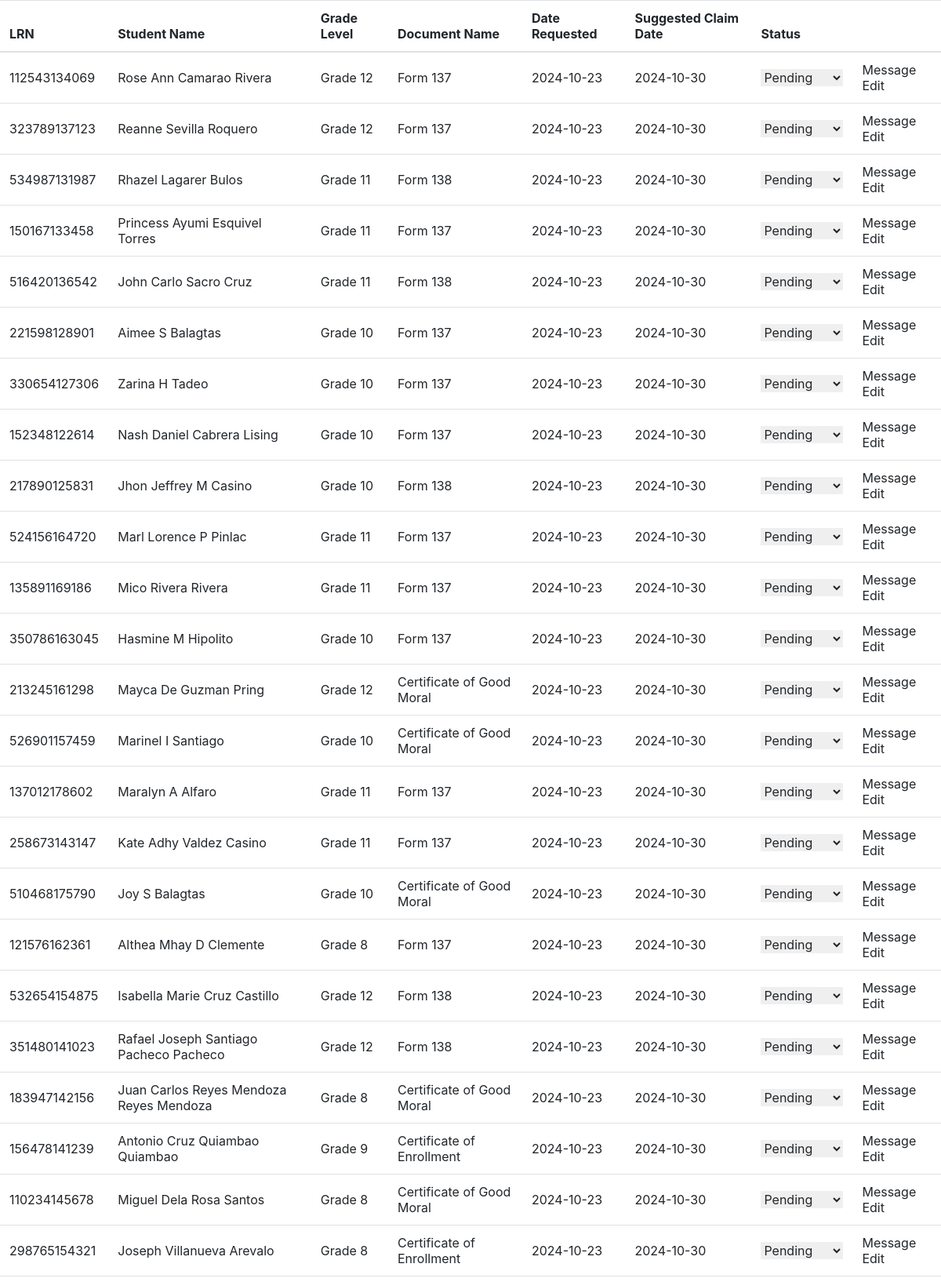
Screenshot of /backend/admin/be_admindashtable.php (upper part) with the database file from the repository.
### tables this page shows
CREATE TABLE `ezdrequesttbl` (
  `id` int(255) NOT NULL,
  `studentLRN` bigint(255) NOT NULL,
  `fullName` varchar(255) NOT NULL,
  `gradelvl` varchar(255) NOT NULL,
  `reqDoc` varchar(255) NOT NULL,
  `reqDate` date NOT NULL,
  `status` enum('pending','processing','ready','claimed') NOT NULL
);

### backend/admin/be_admindashtable.php (the view, shortened to what this page needs)
<?php
include_once("../_includes/styles.php");
include_once("../_includes/scripts.php");
try {
    include("../_conn/connection.php");
    $sql = "SELECT E.id, E.studentLRN, E.fullName, E.gradelvl, E.reqDoc, E.reqDate, E.status, S.phoneNumber FROM `ezdrequesttbl` E JOIN student_tbl S ON E.studentLRN = S.studentId WHERE E.status != 'claimed'";
    $result = mysqli_query($conn, $sql);
    if (mysqli_num_rows($result) > 0) {
        echo '<table class="table" id="documentTableStudent">
                <thead>
                    <tr>
                        <th scope="col">LRN</th>
                        <th scope="col">Student Name</th>
                        <th scope="col">Grade Level</th>
                        <th scope="col">Document Name</th>
                        <th scope="col">Date Requested</th>
                        <th scope="col">Suggested Claim Date</th>
                        <th scope="col">Status</th>
                        <th></th>
                    </tr>
                </thead>
                <tbody>';
        while ($row = mysqli_fetch_assoc($result)) {
            $reqDate = date('Y-m-d', strtotime($row['reqDate']));
            $claimDate = date('Y-m-d', strtotime($row['reqDate'] . ' +7 days'));
            $id = $row['id'];
            echo '<tr>
                    <td class="align-middle">' . htmlspecialchars($row['studentLRN']) . '</td>
                    <td class="align-middle">' . htmlspecialchars($row['fullName']) . '</td>
                    <td class="align-middle">' . htmlspecialchars($row['gradelvl']) . '</td>
                    <td class="align-middle">' . htmlspecialchars($row['reqDoc']) . '</td>
                    <td class="align-middle">' . htmlspecialchars($reqDate) . '</td>
                    <td class="align-middle">' . htmlspecialchars($claimDate) . '</td>
                    <td class="align-middle status-' . strtolower($row['status']) . '">
                        <select class="status-dropdown" data-id="' . $id . '">
                            <option value="pending" ' . ($row['status'] == 'pending' ? 'selected' : '') . '>Pending</option>
                            <option value="processing" ' . ($row['status'] == 'processing' ? 'selected' : '') . '>Processing</option>
                            <option value="ready" ' . ($row['status'] == 'ready' ? 'selected' : '') . '>Ready</option>
                            <option value="claimed" ' . ($row['status'] == 'claimed' ? 'selected' : '') . '>Claimed</option>
                        </select>
                    </td>
                    <td>
                        <a class="" href="admin_msgreq.php?phoneNumber=' . $row['phoneNumber'] . '">Message</a>
                        <a class="" href="admineditreq.php">Edit</a>
                    </td>
                 </tr>';
        }
        echo '</tbody></table>';
    } else {
        echo '<p>No requests found.</p>';
    }
} catch (Exception $e) {
    echo 'Error: ' . $e->getMessage();
}

### css/_global.css (style rules this page uses)
*, *::before, *::after { box-sizing: border-box; }

### rows the page displays
ezdrequesttbl: studentLRN "112543134069", fullName "Rose Ann Camarao Rivera", gradelvl "Grade 12", reqDoc "Form 137", reqDate "2024-10-23", reqDate "2024-10-30", status+id "Pending"
ezdrequesttbl: studentLRN "323789137123", fullName "Reanne Sevilla Roquero", gradelvl "Grade 12", reqDoc "Form 137", reqDate "2024-10-23", reqDate "2024-10-30", status+id "Pending"
ezdrequesttbl: studentLRN "534987131987", fullName "Rhazel Lagarer Bulos", gradelvl "Grade 11", reqDoc "Form 138", reqDate "2024-10-23", reqDate "2024-10-30", status+id "Pending"
ezdrequesttbl: studentLRN "150167133458", fullName "Princess Ayumi Esquivel Torres", gradelvl "Grade 11", reqDoc "Form 137", reqDate "2024-10-23", reqDate "2024-10-30", status+id "Pending"
ezdrequesttbl: studentLRN "516420136542", fullName "John Carlo Sacro Cruz", gradelvl "Grade 11", reqDoc "Form 138", reqDate "2024-10-23", reqDate "2024-10-30", status+id "Pending"
ezdrequesttbl: studentLRN "221598128901", fullName "Aimee S Balagtas", gradelvl "Grade 10", reqDoc "Form 137", reqDate "2024-10-23", reqDate "2024-10-30", status+id "Pending"
ezdrequesttbl: studentLRN "330654127306", fullName "Zarina H Tadeo", gradelvl "Grade 10", reqDoc "Form 137", reqDate "2024-10-23", reqDate "2024-10-30", status+id "Pending"
ezdrequesttbl: studentLRN "152348122614", fullName "Nash Daniel Cabrera Lising", gradelvl "Grade 10", reqDoc "Form 137", reqDate "2024-10-23", reqDate "2024-10-30", status+id "Pending"
ezdrequesttbl: studentLRN "217890125831", fullName "Jhon Jeffrey M Casino", gradelvl "Grade 10", reqDoc "Form 138", reqDate "2024-10-23", reqDate "2024-10-30", status+id "Pending"
ezdrequesttbl: studentLRN "524156164720", fullName "Marl Lorence P Pinlac", gradelvl "Grade 11", reqDoc "Form 137", reqDate "2024-10-23", reqDate "2024-10-30", status+id "Pending"
ezdrequesttbl: studentLRN "135891169186", fullName "Mico Rivera Rivera", gradelvl "Grade 11", reqDoc "Form 137", reqDate "2024-10-23", reqDate "2024-10-30", status+id "Pending"
ezdrequesttbl: studentLRN "350786163045", fullName "Hasmine M Hipolito", gradelvl "Grade 10", reqDoc "Form 137", reqDate "2024-10-23", reqDate "2024-10-30", status+id "Pending"
ezdrequesttbl: studentLRN "213245161298", fullName "Mayca De Guzman Pring", gradelvl "Grade 12", reqDoc "Certificate of Good Moral", reqDate "2024-10-23", reqDate "2024-10-30", status+id "Pending"
ezdrequesttbl: studentLRN "526901157459", fullName "Marinel I Santiago", gradelvl "Grade 10", reqDoc "Certificate of Good Moral", reqDate "2024-10-23", reqDate "2024-10-30", status+id "Pending"
ezdrequesttbl: studentLRN "137012178602", fullName "Maralyn A Alfaro", gradelvl "Grade 11", reqDoc "Form 137", reqDate "2024-10-23", reqDate "2024-10-30", status+id "Pending"
ezdrequesttbl: studentLRN "258673143147", fullName "Kate Adhy Valdez Casino", gradelvl "Grade 11", reqDoc "Form 137", reqDate "2024-10-23", reqDate "2024-10-30", status+id "Pending"
ezdrequesttbl: studentLRN "510468175790", fullName "Joy S Balagtas", gradelvl "Grade 10", reqDoc "Certificate of Good Moral", reqDate "2024-10-23", reqDate "2024-10-30", status+id "Pending"
ezdrequesttbl: studentLRN "121576162361", fullName "Althea Mhay D Clemente", gradelvl "Grade 8", reqDoc "Form 137", reqDate "2024-10-23", reqDate "2024-10-30", status+id "Pending"
ezdrequesttbl: studentLRN "532654154875", fullName "Isabella Marie Cruz Castillo", gradelvl "Grade 12", reqDoc "Form 138", reqDate "2024-10-23", reqDate "2024-10-30", status+id "Pending"
ezdrequesttbl: studentLRN "351480141023", fullName "Rafael Joseph Santiago Pacheco Pacheco", gradelvl "Grade 12", reqDoc "Form 138", reqDate "2024-10-23", reqDate "2024-10-30", status+id "Pending"
ezdrequesttbl: studentLRN "183947142156", fullName "Juan Carlos Reyes Mendoza Reyes Mendoza", gradelvl "Grade 8", reqDoc "Certificate of Good Moral", reqDate "2024-10-23", reqDate "2024-10-30", status+id "Pending"
ezdrequesttbl: studentLRN "156478141239", fullName "Antonio Cruz Quiambao Quiambao", gradelvl "Grade 9", reqDoc "Certificate of Enrollment", reqDate "2024-10-23", reqDate "2024-10-30", status+id "Pending"
ezdrequesttbl: studentLRN "110234145678", fullName "Miguel Dela Rosa Santos", gradelvl "Grade 8", reqDoc "Certificate of Good Moral", reqDate "2024-10-23", reqDate "2024-10-30", status+id "Pending"
ezdrequesttbl: studentLRN "298765154321", fullName "Joseph Villanueva Arevalo", gradelvl "Grade 8", reqDoc "Certificate of Enrollment", reqDate "2024-10-23", reqDate "2024-10-30", status+id "Pending"
